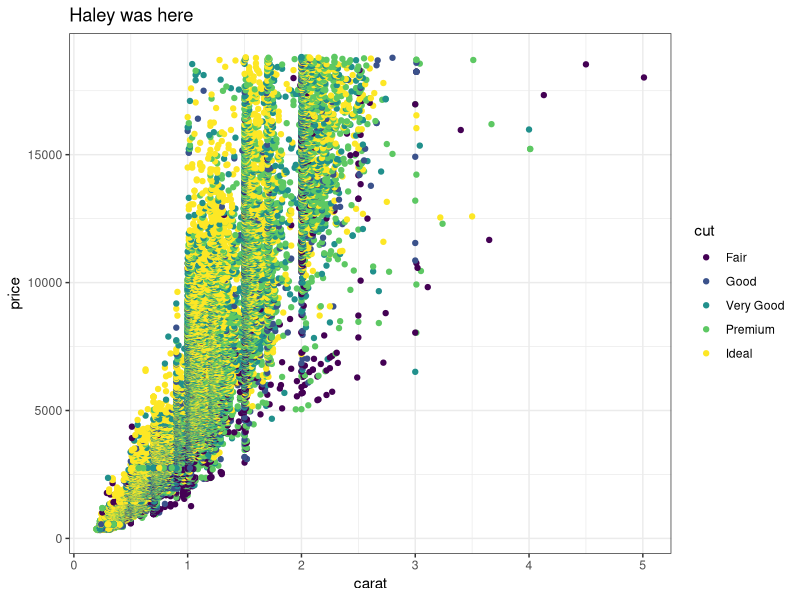
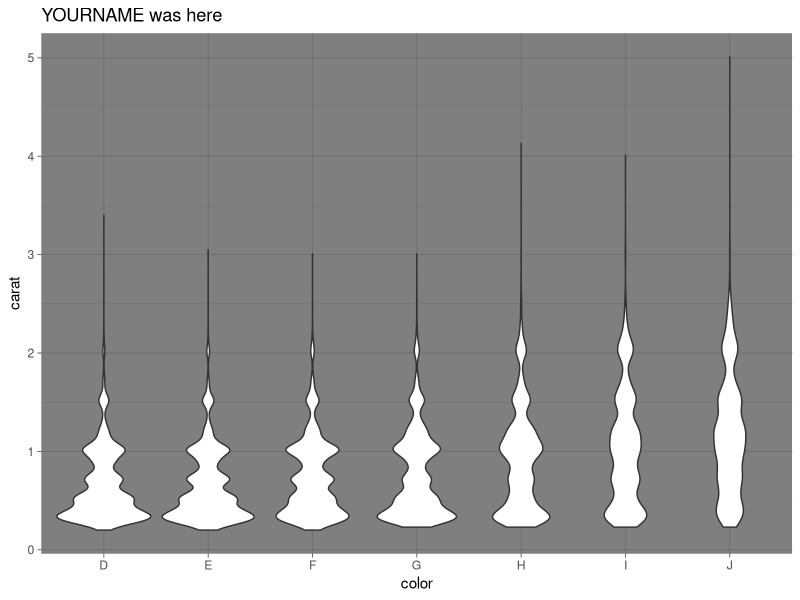
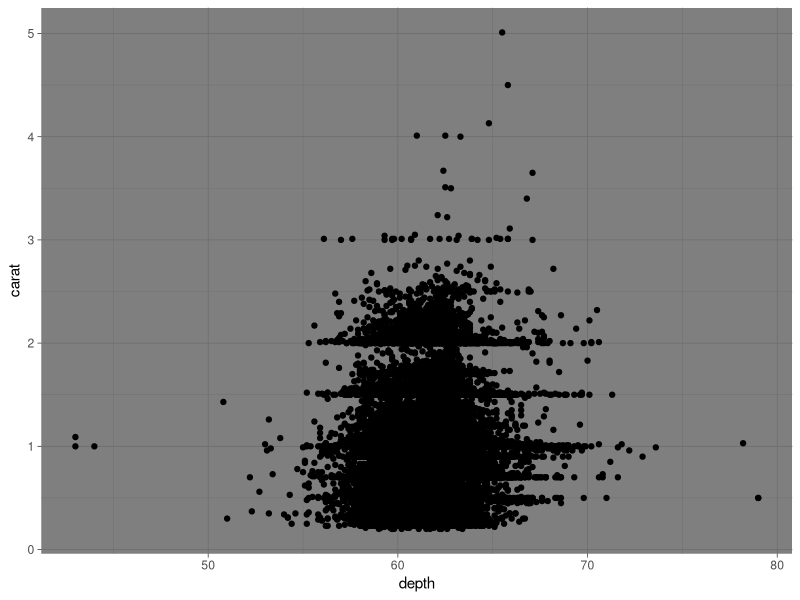
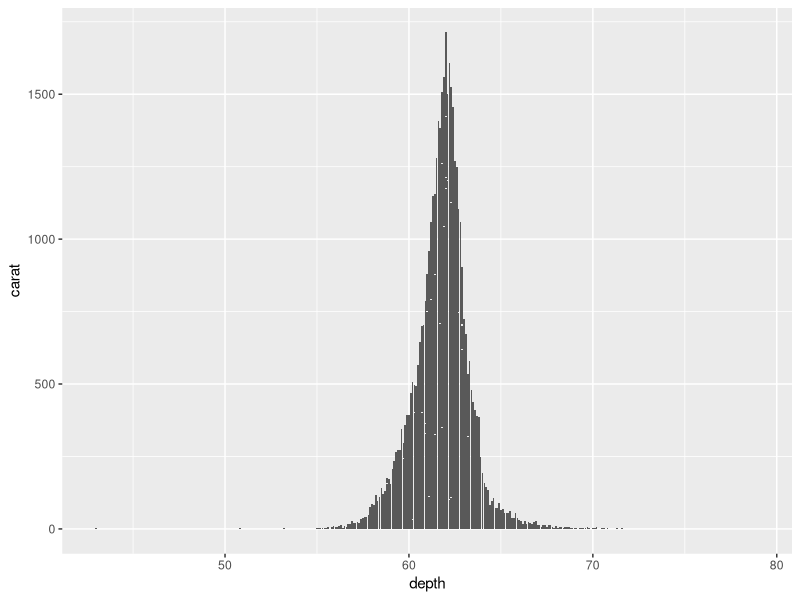

These charts were generated, in order, by the following R code:
## ---- chunk 1
knitr::opts_chunk$set(echo = TRUE)
library(tidyverse)
## ---- chunk 2
# Partner 1: 
# Run the code below to see the original graph
# Change the code below to make the point color change based on 'cut', and update the theme to theme_bw(). Update the title to include your first name. 

ggplot(data = diamonds, aes(x = carat, y = price, color = cut)) +
  geom_point() +
  theme_bw() +
  labs(title = "Haley was here")
## ---- chunk 3
# Partner 2: 
# Run the code below to see the original graph
# Change the code below to make the geom a geom_jitter, and update the theme to theme_light. Update the title to include your first name. 

ggplot(data = diamonds, aes(x = color, y = carat)) +
  geom_violin() +
  theme_dark() +
  labs(title = "YOURNAME was here")
## ---- chunk 4

## ADDING 
## RANDOM
## STUFF

five <- 2 + 3

ggplot(data = diamonds, aes(x = depth, y = carat)) +
  geom_point() +
  theme_dark()
## ---- chunk 5
ggplot(data = diamonds, aes(x = depth, y = carat)) +
  geom_col() +
  facet_grid() +
  theme_get()
